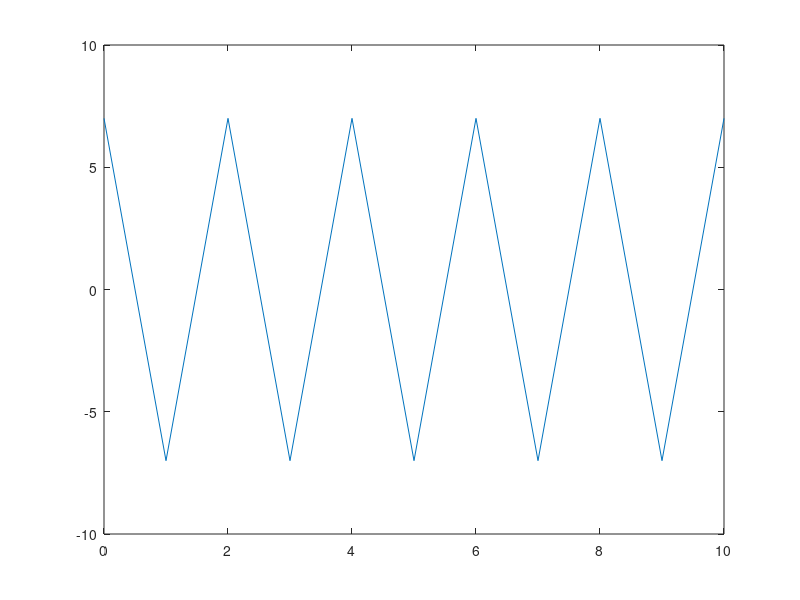

Reproduce this figure in MATLAB.
% This generates a very simple carrier wave using 
% a simple sinusoidal equation.

frequency = 0.5 % 2 oscilation per second ?

% x:y:z
% x => The starting time period in seconds(citation needed)
% y => The the step in time
% z => The end point of the analying time period in seconds(citation needed).
time_period = 0:01:10;

amplitude = 7 % How high the wave should go in the y axis , vertical scalling ?

omega = 2*pi*frequency % Why ?

wave = amplitude * cos(omega*time_period)

waitfor(plot(time_period , wave)) % Time domain graph

close all;
